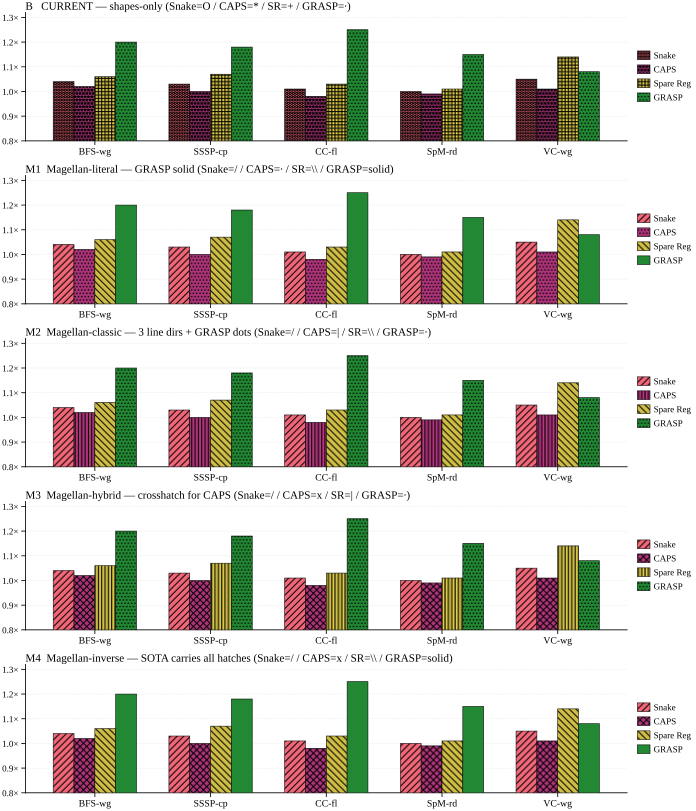

This figure's Python source:
#!/usr/bin/env python3
"""
Hatching alternative preview for proto_r4_52_A (Round 2).

Borrows from the hatching styles of three reference papers:
  - RICH (MICRO'25)           — color-dominated, minimal hatching
  - DMP (IEEE'24)             — color-only, no hatching
  - Magellan (ISCA'25) ⭐     — B&W with traditional hatching; our domain peer

Magellan's Fig 15 (4 schemes: SW Prefetch / Intel OneAPI / APT-GET / Magellan)
uses: empty (white) / dots / diagonal / solid black. "Our work" is solid black.
Fig 18 (7 schemes) adds vertical lines and grayscale fills.

This preview renders 5 hatching SETS so the user can pick one that best fits
the MICRO aesthetic:

  B  Current (shapes: O / * / + / .)    — visually distinct, but not MICRO-y
  M1 Magellan-literal                    — GRASP solid, rest /.//dots/\\
  M2 Magellan-classic                    — 3 line-directions + GRASP dots
  M3 Magellan-hybrid                     — crosshatch for CAPS, GRASP dots
  M4 Magellan-inverse                    — GRASP solid, SOTA carry all hatches

Output: proto_r4_52_A_hatch_preview.{pdf,svg}
"""
from __future__ import annotations
import sys
from pathlib import Path
import numpy as np

_REPO = Path(__file__).resolve().parents[5]
sys.path.insert(0, str(_REPO / "ima_plan/07_paper_outline/plot_style"))
from plot_util import apply_style, save_fig, PALETTE_TOL_BRIGHT  # noqa: E402

apply_style()
import matplotlib.pyplot as plt  # noqa: E402
from matplotlib.patches import Patch  # noqa: E402


# ── Hatching option sets ────────────────────────────────────────────────────
# Each option is (Snake, CAPS, Spare Reg, GRASP) hatches.
OPTIONS = {
    "B   CURRENT — shapes-only "
    "(Snake=O / CAPS=* / SR=+ / GRASP=·)":
        ("OOOOO", "*****", "+++++", "....."),

    "M1  Magellan-literal — GRASP solid "
    "(Snake=/ / CAPS=· / SR=\\\\ / GRASP=solid)":
        ("/////", ".....", "\\\\\\\\\\", ""),

    "M2  Magellan-classic — 3 line dirs + GRASP dots "
    "(Snake=/ / CAPS=| / SR=\\\\ / GRASP=·)":
        ("/////", "|||||", "\\\\\\\\\\", "....."),

    "M3  Magellan-hybrid — crosshatch for CAPS "
    "(Snake=/ / CAPS=x / SR=| / GRASP=·)":
        ("/////", "xxxxx", "|||||", "....."),

    "M4  Magellan-inverse — SOTA carries all hatches "
    "(Snake=/ / CAPS=x / SR=\\\\ / GRASP=solid)":
        ("/////", "xxxxx", "\\\\\\\\\\", ""),
}


SCHEMES = ["Snake", "CAPS", "Spare Reg", "GRASP"]
COLORS = [
    PALETTE_TOL_BRIGHT[1],  # Snake   — red
    PALETTE_TOL_BRIGHT[2],  # CAPS    — purple
    PALETTE_TOL_BRIGHT[3],  # SR      — yellow
    PALETTE_TOL_BRIGHT[0],  # GRASP   — green
]

# Fake speedup data for 5 representative workloads (per scheme)
fake_wkls = ["BFS-wg", "SSSP-cp", "CC-fl", "SpM-rd", "VC-wg"]
data = {
    "Snake":     [1.04, 1.03, 1.01, 1.00, 1.05],
    "CAPS":      [1.02, 1.00, 0.98, 0.99, 1.01],
    "Spare Reg": [1.06, 1.07, 1.03, 1.01, 1.14],
    "GRASP":     [1.20, 1.18, 1.25, 1.15, 1.08],
}


# ── Plot ────────────────────────────────────────────────────────────────────
n_opts = len(OPTIONS)
fig, axes = plt.subplots(
    nrows=n_opts, ncols=1,
    figsize=(7.0, 1.55 * n_opts + 0.4),
    constrained_layout=True,
)

bar_w = 0.18
offsets = np.array([-1.5, -0.5, 0.5, 1.5]) * bar_w
x = np.arange(len(fake_wkls), dtype=float)
Y_LO, Y_HI = 0.80, 1.30


def bar_heights(vals):
    clipped = np.minimum(vals, Y_HI)
    return clipped - Y_LO


for ax, (title, hatches) in zip(axes, OPTIONS.items()):
    ax.set_title(title, fontsize=8, loc="left", pad=2)

    for i, (scheme, color, hatch) in enumerate(
            zip(SCHEMES, COLORS, hatches)):
        vals = np.array(data[scheme])
        ax.bar(
            x + offsets[i], bar_heights(vals), bar_w,
            bottom=Y_LO,
            label=scheme, color=color, hatch=hatch,
            edgecolor="black", linewidth=0.4,
            zorder=3,
        )

    ax.set_ylim(Y_LO, Y_HI + 0.02)
    ax.set_yticks([0.8, 0.9, 1.0, 1.1, 1.2, 1.3])
    ax.set_yticklabels(
        [f"{t:.1f}\u00d7" for t in [0.8, 0.9, 1.0, 1.1, 1.2, 1.3]],
        fontsize=6.5,
    )
    ax.set_xticks(x)
    ax.set_xticklabels(fake_wkls, fontsize=7)
    ax.set_xlim(-0.6, len(fake_wkls) - 0.4)
    ax.grid(True, axis="y", linestyle="--", linewidth=0.3,
            alpha=0.5, zorder=0)

    # Per-row legend placed to the right of the axis
    legend_patches = [
        Patch(facecolor=c, edgecolor="black",
              hatch=h, linewidth=0.4, label=s)
        for s, c, h in zip(SCHEMES, COLORS, hatches)
    ]
    ax.legend(
        handles=legend_patches, ncol=1, fontsize=6.5,
        loc="center left", bbox_to_anchor=(1.005, 0.5),
        frameon=False, handlelength=1.4, handleheight=1.1,
        labelspacing=0.5, handletextpad=0.4,
    )


out_dir = Path(__file__).resolve().parent
save_fig(fig, "proto_r4_52_A_hatch_preview", out_dir)
plt.close(fig)

print("Hatching comparison rendered.")
print(f"Options:")
for title, hatches in OPTIONS.items():
    print(f"  {title}")
print(f"\nSaved to {out_dir}/proto_r4_52_A_hatch_preview.{{pdf,svg}}")
